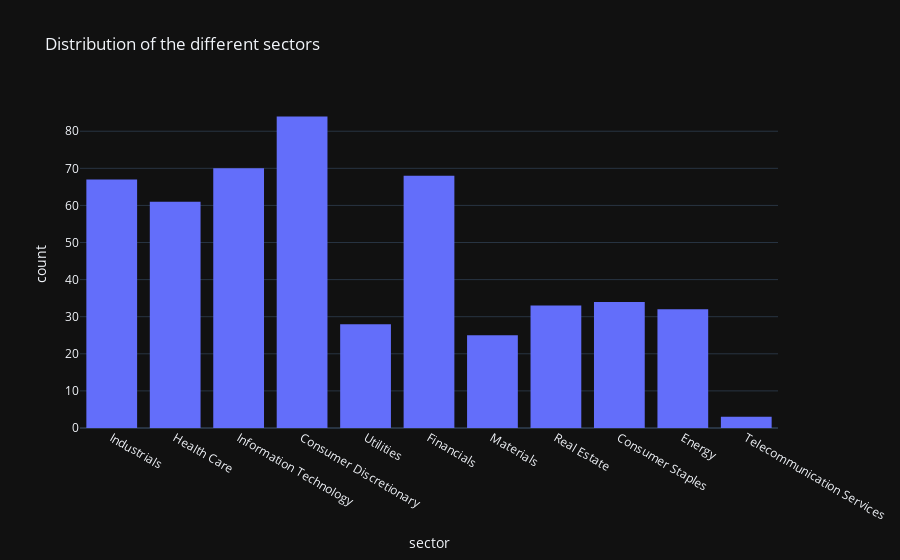

This figure's notebook cell:
### Code cell
from plotly.express import histogram

fig = histogram(df, x='sector', title='Distribution of the different sectors')
fig.show()

### Figure 1 — Plotly figure (JSON) as saved in the notebook; plotly's stock layout.template omitted (floating-point values rounded to 4 significant figures; data arrays with more than 128 entries replaced by an {"elided": "..."} marker saying what was removed)
{"data": [{"alignmentgroup": "True", "bingroup": "x", "hovertemplate": "sector=%{x}<br>count=%{y}<extra></extra>", "legendgroup": "", "marker": {"color": "#636efa", "pattern": {"shape": ""}}, "name": "", "offsetgroup": "", "orientation": "v", "showlegend": false, "x": {"elided": "505 str values"}, "xaxis": "x", "yaxis": "y", "type": "histogram"}], "layout": {"xaxis": {"anchor": "y", "domain": [0.0, 1.0], "title": {"text": "sector"}}, "yaxis": {"anchor": "x", "domain": [0.0, 1.0], "title": {"text": "count"}}, "legend": {"tracegroupgap": 0}, "title": {"text": "Distribution of the different sectors"}, "barmode": "relative"}}
